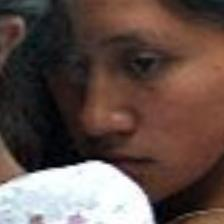
#> input picture model/dataset/rostos/fairface_004.jpg, 224 x 224 px; its folder holds 4 pictures in this run
$ python prepare_synthetic_scenes.py
#> lines starting #> are read from the running program, lines starting #| are printed output that depends on the picture
#> pass 2 of the loop in main, `for pattern in ("scene_*.jpg", "scene_*.txt"):`:
from __future__ import annotations

# pyright: reportMissingImports=false

import argparse
from pathlib import Path

import numpy as np
from PIL import Image, ImageDraw, ImageEnhance, ImageFilter

IMAGE_SIZE = 96


def parse_args() -> argparse.Namespace:
    parser = argparse.ArgumentParser(
        description="Gera cenas de treino com zero a tres rostos em posicoes variadas."
    )
    parser.add_argument("--faces", type=Path, default=Path("model/dataset/rostos"))
    parser.add_argument("--output", type=Path, default=Path("model/dataset/cenas"))
    parser.add_argument("--count", type=int, default=3000)
    parser.add_argument("--seed", type=int, default=42)
    return parser.parse_args()


def make_background(rng: np.random.Generator) -> Image.Image:
    base = np.zeros((IMAGE_SIZE, IMAGE_SIZE, 3), dtype=np.uint8)
    start = rng.integers(20, 220, size=3)
    end = rng.integers(20, 220, size=3)
    for y in range(IMAGE_SIZE):
        ratio = y / (IMAGE_SIZE - 1)
        base[y, :, :] = start * (1.0 - ratio) + end * ratio
    noise = rng.normal(0, 10, base.shape)
    background = Image.fromarray(np.clip(base + noise, 0, 255).astype(np.uint8))
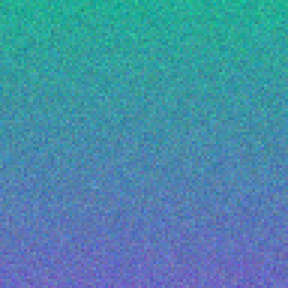
#> background: PIL image 96x96 RGB (shown 3 times larger); mean R, G, B 71.3, 139.2, 169.4
    draw = ImageDraw.Draw(background, "RGBA")
    for _ in range(int(rng.integers(2, 8))):
        x1, y1 = rng.integers(-20, IMAGE_SIZE, size=2)
        width, height = rng.integers(10, 70, size=2)
        color = tuple(int(value) for value in rng.integers(0, 255, size=3)) + (int(rng.integers(20, 80)),)
        if rng.random() < 0.5:
            draw.rectangle((x1, y1, x1 + width, y1 + height), fill=color)
        else:
            draw.ellipse((x1, y1, x1 + width, y1 + height), fill=color)
    return background.filter(ImageFilter.GaussianBlur(float(rng.uniform(0.0, 1.2))))
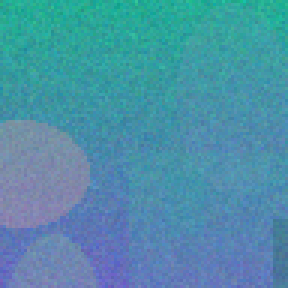
#> returned value: PIL image 96x96 RGB (shown 3 times larger); mean R, G, B 76.6, 144, 168.5


def overlaps(existing: list[tuple[int, int, int, int]], candidate: tuple[int, int, int, int]) -> bool:
    left, top, width, height = candidate
    for other_left, other_top, other_width, other_height in existing:
        intersection_width = max(0, min(left + width, other_left + other_width) - max(left, other_left))
        intersection_height = max(0, min(top + height, other_top + other_height) - max(top, other_top))
        intersection = intersection_width * intersection_height
        smaller_area = min(width * height, other_width * other_height)
        if smaller_area and intersection / smaller_area > 0.2:
            return True
    return False


def paste_face(
    canvas: Image.Image,
    source: Path,
    rng: np.random.Generator,
    boxes: list[tuple[int, int, int, int]],
) -> bool:
    size = int(rng.integers(24, 58))
    for _ in range(30):
        left = int(rng.integers(0, IMAGE_SIZE - size + 1))
        top = int(rng.integers(0, IMAGE_SIZE - size + 1))
        candidate = (left, top, size, size)
        if not overlaps(boxes, candidate):
            break
    else:
        return False

    face = Image.open(source).convert("RGB").resize((size, size), Image.Resampling.LANCZOS)
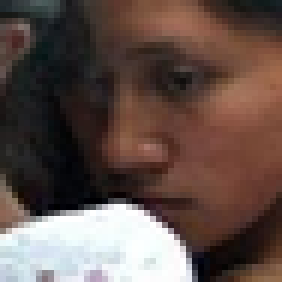
#> face: PIL image 47x47 RGB (shown 6 times larger); mean R, G, B 98.4, 80.4, 74.4
    if rng.random() < 0.5:
        face = face.transpose(Image.Transpose.FLIP_LEFT_RIGHT)
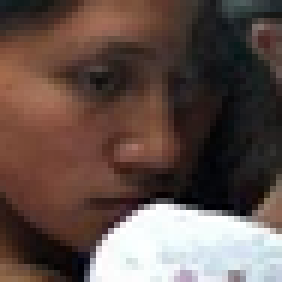
#> face: PIL image 47x47 RGB (shown 6 times larger); mean R, G, B 98.4, 80.4, 74.4
    face = ImageEnhance.Brightness(face).enhance(float(rng.uniform(0.75, 1.25)))
    face = ImageEnhance.Contrast(face).enhance(float(rng.uniform(0.8, 1.2)))
    if rng.random() < 0.35:
        face = face.filter(ImageFilter.GaussianBlur(float(rng.uniform(0.2, 0.8))))

    mask = Image.new("L", (size, size), 0)
#> mask: PIL image 47x47 L; every value is 0
    mask_draw = ImageDraw.Draw(mask)
    inset = max(1, size // 24)
    mask_draw.rounded_rectangle((inset, inset, size - inset, size - inset), radius=size // 7, fill=255)
    mask = mask.filter(ImageFilter.GaussianBlur(max(1.0, size / 28)))
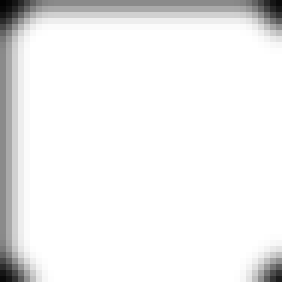
#> mask: PIL image 47x47 L (shown 6 times larger); min 3, max 255, mean 239.1
    canvas.paste(face, (left, top), mask)
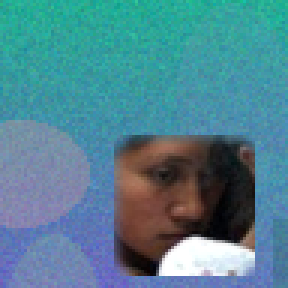
#> canvas: PIL image 96x96 RGB (shown 3 times larger); mean R, G, B 80.5, 131.7, 145.8
    boxes.append(candidate)
    return True


def main() -> None:
    args = parse_args()
    sources = sorted(args.faces.glob("*.jpg"))
    if not sources:
        raise FileNotFoundError(f"Nenhum rosto encontrado em {args.faces}")
    args.output.mkdir(parents=True, exist_ok=True)
    for pattern in ("scene_*.jpg", "scene_*.txt"):
        for old_file in args.output.glob(pattern):
            old_file.unlink()

    rng = np.random.default_rng(args.seed)
    face_total = 0
    for index in range(args.count):
        canvas = make_background(rng)
        boxes: list[tuple[int, int, int, int]] = []
        face_count = int(rng.choice((0, 1, 2, 3), p=(0.22, 0.38, 0.28, 0.12)))
        selected = rng.choice(sources, size=face_count, replace=False)
        for source in selected:
            paste_face(canvas, Path(source), rng, boxes)

        image_path = args.output / f"scene_{index + 1:05d}.jpg"
        canvas.save(image_path, quality=88)
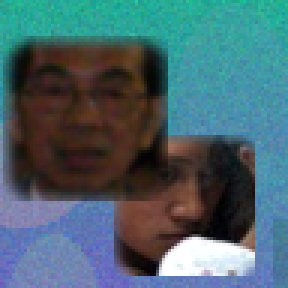
#> saved as scene_00001.jpg: PIL image 96x96 RGB (shown 3 times larger); mean R, G, B 73.2, 101.7, 109.2
        labels = []
        for left, top, width, height in boxes:
            labels.append(
                f"0 {(left + width / 2) / IMAGE_SIZE:.7f} "
                f"{(top + height / 2) / IMAGE_SIZE:.7f} "
                f"{width / IMAGE_SIZE:.7f} {height / IMAGE_SIZE:.7f}"
            )
        image_path.with_suffix(".txt").write_text("\n".join(labels), encoding="ascii")
        face_total += len(boxes)
        if (index + 1) % 250 == 0:
            print(f"{index + 1}/{args.count} cenas")
#> pass 2 of the loop in main, `for index in range(args.count):`:
#> in make_background (call 2), `background = Image.fromarray(np.clip(base + noise, 0, 255).astype(np.u..`:
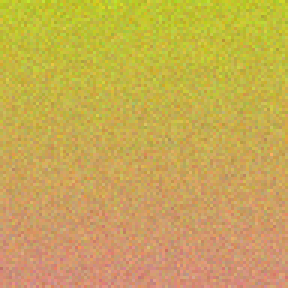
#> background: PIL image 96x96 RGB (shown 3 times larger); mean R, G, B 200.5, 170.8, 83.8
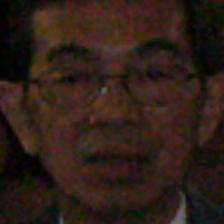
#> input picture model/dataset/rostos/fairface_001.jpg, 224 x 224 px
#> in main, `canvas.save(image_path, quality=88)`:
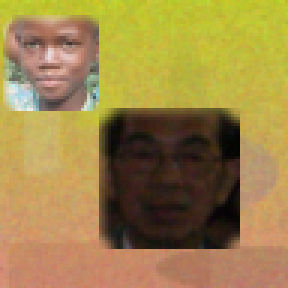
#> saved as scene_00002.jpg: PIL image 96x96 RGB (shown 3 times larger); mean R, G, B 157.8, 133.1, 72.9
    print(f"Geradas {args.count} cenas com {face_total} rostos em {args.output}")


if __name__ == "__main__":
    main()
